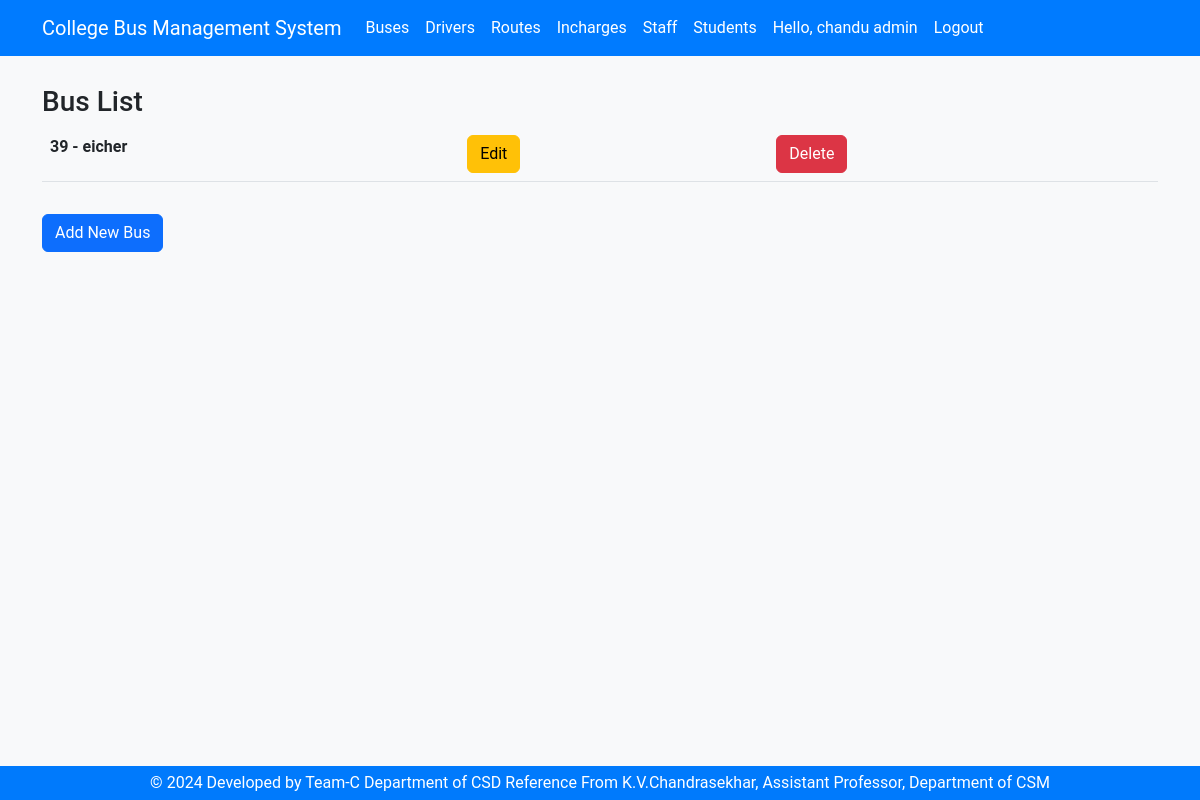
The app's page /buses/ (signed in) with its own data.
### accounts/models.py (models this page shows, shortened)
class Profile(models.Model):
    USER_TYPES = (
        ('student', 'Student'),
        ('incharge', 'Incharge'),
        ('driver', 'Driver'),
        ('admin', 'Admin'),
    )
    user = models.OneToOneField(User, on_delete=models.CASCADE)
    user_type = models.CharField(max_length=10, choices=USER_TYPES)

### buses/models.py (models this page shows, shortened)
class Buses(models.Model):
    bus_no = models.PositiveIntegerField()
    bus_reg_no = models.CharField(max_length=50)
    bus_route = models.CharField(max_length=50)
    bus_driver_name = models.CharField(max_length=50)
    bus_driver_contact = models.CharField(max_length=50)
    bus_incharge_name = models.CharField(max_length=50)
    bus_incharge_contact = models.CharField(max_length=50)
    bus_model = models.CharField(max_length=50)
    bus_sitting_capacity = models.PositiveIntegerField()
    created_at = models.DateTimeField(default=datetime.now)

### buses/views.py (the view)
# urls.py: path('', views.bus_list, name='bus_list'),
def bus_list(request):
    buses = Buses.objects.all()
    return render(request, 'buses/bus_list.html', {'buses': buses})

### accounts/context_processors.py (called while the page is built)
def user_type(request):
    if request.user.is_authenticated:
        try:
            profile = Profile.objects.get(user=request.user)
            return {'user_type': profile.user_type}
        except Profile.DoesNotExist:
            return {'user_type': None}
    return {'user_type': None}

### templates/buses/bus_list.html (shortened to what this page needs)
{% load static %}
<!DOCTYPE html>
<html lang="en">
  <head>
    <link href="{% static 'css/bootstrap.min.css' %}" rel="stylesheet" />
    <link href="{% static 'css/styles.css' %}" rel="stylesheet" />
  </head>
  <body>
    {% include 'header.html' %}
    <div class="container">
      {% block content %}
        <div class="row">
          <div class="col-md-12">
            <h3 class="text-left">Bus List</h3>
            <div class="table table-responsive">
              <table class="table table-hover">
                <tbody>
                  {% for bus in buses %}
                    <tr>
                      <th scope="row">{{ bus.bus_no }} - {{ bus.bus_model }}</th>
                      <td>
                        <button onclick="location.href='{% url 'bus_update' bus.pk %}'" class="btn btn-warning">Edit</button>
                      </td>
                      <td>
                        <button onclick="location.href='{% url 'bus_delete' bus.pk %}'" class="btn btn-danger">Delete</button>
                      </td>
                    </tr>
                  {% endfor %}
                </tbody>
              </table>
            </div>
          </div>
        </div>
        <div class="row">
          <div class="col-md-12">
            <button onclick="location.href='{% url 'bus_create' %}'" class="btn btn-primary">Add New Bus</button>
          </div>
        </div>
      {% endblock %}
    </div>
    {% include 'footer.html' %}
  </body>
</html>

### templates/header.html (shortened to what this page needs)
<header>
  <div class="header">
    <nav class="navbar navbar-expand-lg fixed-top myNav">
      <div class="container">
        {% if user.is_authenticated %}
          {% if user_type == 'admin' %}
            <a class="navbar-brand ms-auto" href="/accounts/admin/">College Bus Management System</a>
          {% elif user_type == 'driver' %}
            <a class="navbar-brand ms-auto" href="/accounts/driver/">College Bus Management System</a>
          {% elif user_type == 'incharge' %}
            <a class="navbar-brand ms-auto" href="/accounts/incharge/">College Bus Management System</a>
          {% elif user_type == 'student' %}
            <a class="navbar-brand ms-auto" href="/accounts/student/">College Bus Management System</a>
          {% endif %}
        {% else %}
          <a class="navbar-brand ms-auto" href="/accounts/login/">College Bus Management System</a>
        {% endif %}
        <div class="collapse navbar-collapse" id="navbarNav">
          <ul class="navbar-nav">
            <li class="nav-item">
              <a class="nav-link" href="/buses/">Buses</a>
            </li>
            <li class="nav-item">
              <a class="nav-link" href="/drivers/">Drivers</a>
            </li>
            <li class="nav-item">
              <a class="nav-link" href="/routes/">Routes</a>
            </li>
            <li class="nav-item">
              <a class="nav-link" href="/incharges/">Incharges</a>
            </li>
            <li class="nav-item">
              <a class="nav-link" href="/staff/">Staff</a>
            </li>
            <li class="nav-item">
              <a class="nav-link" href="/students/">Students</a>
            </li>
            {% if user.is_authenticated %}
              <li class="nav-item">
                <a class="nav-link" href="#">Hello, {{ user.username }} {{ user_type }}</a>
              </li>
              <li class="nav-item">
                <a class="nav-link" href="/accounts/logout">Logout</a>
              </li>
            {% endif %}
          </ul>
        </div>
      </div>
    </nav>
  </div>
</header>

### static/css/styles.css (style rules this page uses)
body { background-color: #f8f9fa; font-family: 'Roboto', sans-serif; padding-top: 70px; }
.myNav { background-color: #007bff; }
.myNav a { color: #fff; }
.header { display: block; margin-bottom: 15px; }

### records on screen
Profile: user_type "admin"
Buses: bus_no "39", bus_model "eicher"

### other values on screen
{{ user.username }} "chandu"
